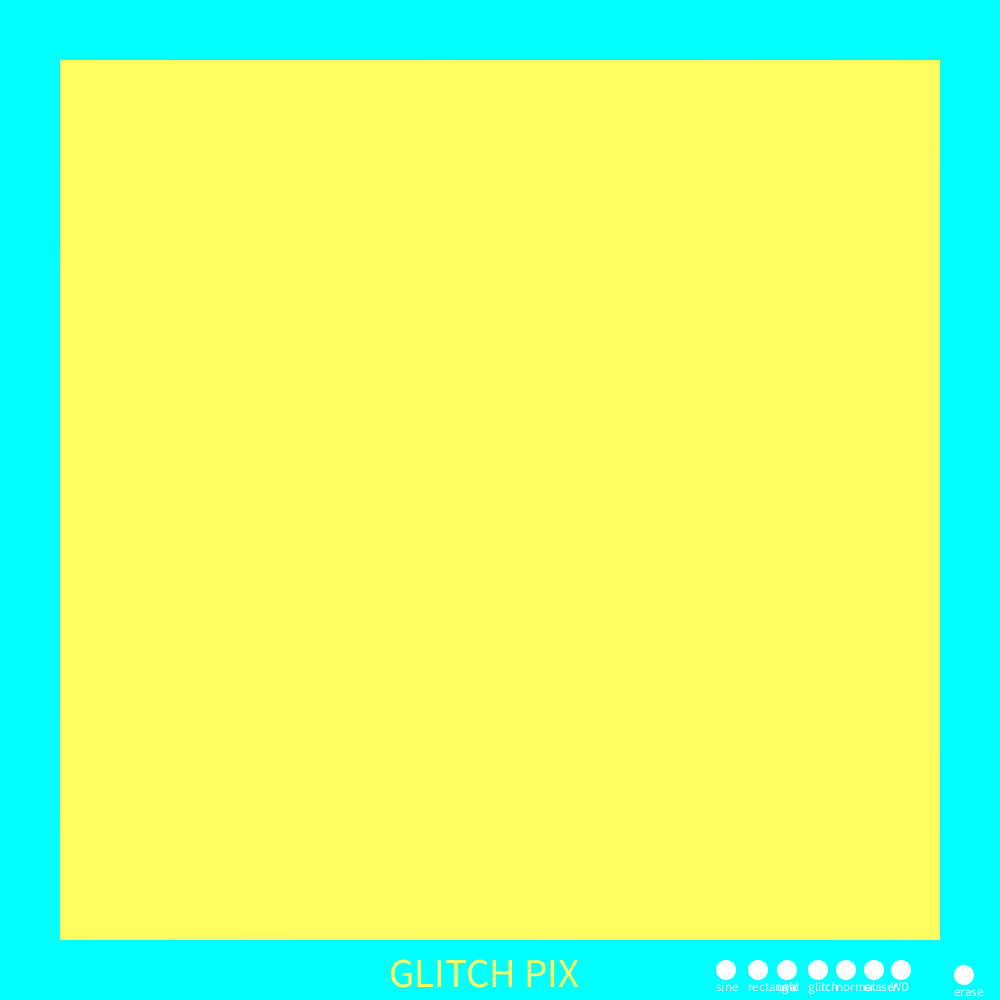
Frame 1 (no input)
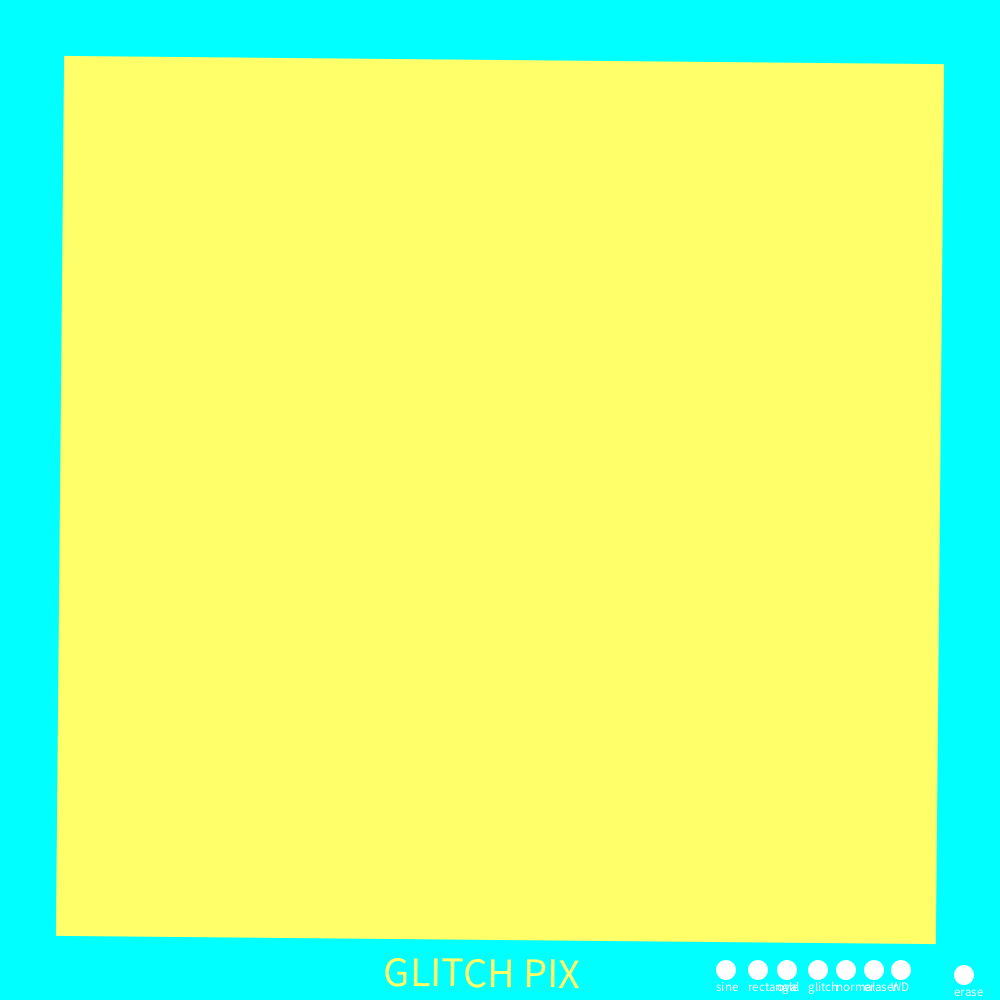
Frame 60 (the mouse pressed at the canvas centre just before this capture)
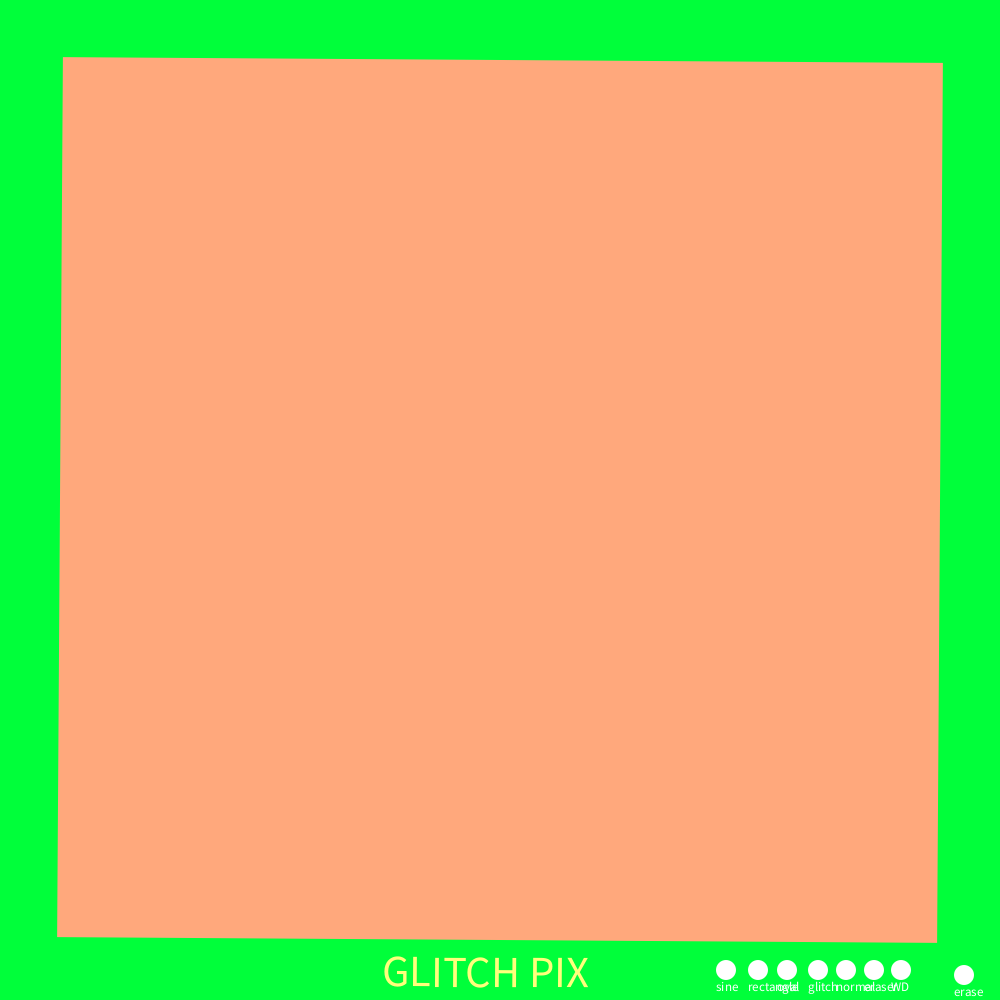
Frame 120 (the mouse held since frame 60 and released just before this capture)

The Processing sketch that drew these frames (run headless with seeded random() and noise(); from frame 60 on, the mouse is pressed at the canvas centre):

// Processing sketch: sketch_063_Davidsketch_240406aPixGlitch
// ── sketch_063_Davidsketch_240406aPixGlitch.pde
Draw p = new Draw();
PVector sel = new PVector(0, 0);
Button erase = new Button(964, 975, "erase");
Button eraser = new Button(874, 970, "eraser");
Button normal = new Button(846, 970, "normal");
Button glitch = new Button(818, 970, "glitch");
Button oval = new Button(787, 970, "oval");
Button rectangle = new Button(758, 970, "rectangle");
Button sine = new Button(726, 970, "sine");
Button WD = new Button(901, 970, "WD");


void setup() {
  size(1000, 1000);
  strokeCap(PROJECT);
}

void draw() {

  sel.set(mouseX, mouseY);
  background(255, 100*(1/sin(frameCount/189.09)), 100*(1/cos(frameCount/189.09)));


  pushMatrix();
  stroke(0);
  translate(500, 500);
  rotate(0.01*sin(2*frameCount/99.009));
  translate(-500, -500);

  p.pixelColor(color(255*norm(sin(frameCount/50.09),-1,1)));
  noStroke();
  fill(0, 255*(1/cos(frameCount/89.09)), 255*(1/tan(frameCount/89.09)));
  rect(0, -60, 960, 120);
  rect(940, -90, 120, 1202);
  rect(-60, 0, 120, 1202);
  rect(0, 940, 1202, 120);
  fill(255, 200*(1/sin(frameCount/189.09)), 100*(1/cos(frameCount/189.09)));
  textSize(40+20*abs(sin(5 *frameCount/99.09)));
  text("GLITCH PIX", 390+20*-abs(sin(5*frameCount/99.09)), 987);
  popMatrix();
  erase.position();
  eraser.position();
  normal.position();
  glitch.position();
  oval.position();
  rectangle.position();
  sine.position();
  WD.position();
}
class Button {
  PVector pos = new PVector(0, 0);
  float size = 20;
  String mode;
  boolean selected = false;
  Button(float x, float y, String z) {
    pos.set(x, y);
    mode = z;
  }
  void position() {
    if (pos.dist(sel)<size) {
      selected = true;

      fill(100);
    } else {
      selected = false;
      fill(255);
    }
    if (p.mode==mode) {
      fill(100);
    }
    circle(pos.x, pos.y, size);
    textSize(13);
    text(mode, pos.x-10, pos.y+21);
  }

  void activate() {
    if (selected) {
      if (mode == "erase") {
        p.erase();
      } else {
        p.mode = mode;
      }
    }
  }
}

void mouseClicked() {
  erase.activate();
  eraser.activate();
  normal.activate();
  glitch.activate();
  oval.activate();
  rectangle.activate();
  sine.activate();
  WD.activate();
}
void mouseDragged() {
  if (p.mode=="glitch") {
    p.draw = true;
  }
}
void mousePressed() {
  if (!(p.mode=="glitch")) {
    p.draw = true;
  }
}
void mouseReleased() {
  p.draw = false;
  p.fix();
}

void keyPressed() {
  p.mode = "u";
}

// ── Draw.pde
class Draw {
  StringList col= new StringList();
  StringList col2= new StringList();
  float size;
  boolean draw = false;
  FloatList line = new FloatList();
  FloatList line2 = new FloatList();
  FloatList lines = new FloatList();
  FloatList lines2 = new FloatList();
  FloatList elines = new FloatList();
  FloatList elines2 = new FloatList();
  boolean f = false;
  boolean f2 = true;
  boolean f3 = true;

  String mode = "";
  Draw() {
    erase();
  }

  void pixelColor(color x) {
    //drawing
    if (draw) {
      if (mode == "glitch") {
        col.append(hex(x));
        col.append(hex(x));

        lines2.append(mouseX);
        lines2.append(mouseY);

        lines.append(pmouseX);
        lines.append(pmouseY);
        if (f3 == true) {
          for (int i =0; i<18; i++) {
            lines.append(mouseX);
            lines.append(mouseY);
          }
          f3 = false;
        }
        f = true;
      }
      if ( mode == "normal") {
        col2.append(hex(x));
        col2.append(hex(x));

        line2.append(mouseX);
        line2.append(mouseY);

        line.append(pmouseX);
        line.append(pmouseY);
      }
      if ( mode == "eraser") {

        for (int i = 0; i<line2.size()-1; i++) {
          if (i%2==1) {
            //i have no idea why this works
          } else {
            if (mouseX>line2.get(i)&&mouseY>line2.get(i+1))
             col2.set(i, hex(color(255, 0)));
              //turns lines into dots
              //line2.set(i,line.get(i));
              //line2.set(i+1,line.get(i+1));
              //set to bgc before it changes
              //col2.set(i, hex(color(255, 100*(1/sin(frameCount/189.09)), 100*(1/cos(frameCount/189.09)))));
          }
        }
      }
    }

    //displaying drawn things

    //glitch lines
    strokeWeight(1);
    for (int i = 0; i<lines2.size()-1; i++) {
      if (i%2==1) {
        //i have no idea why this works
      } else {
        stroke(unhex(col.get(i)));
        line(lines.get(i), lines.get((i+1)), lines2.get(i), lines2.get((i+1)));
      }
    }

    //normal lines
    strokeWeight(4);
    for (int i = 0; i<line2.size()-1; i++) {
      if (i%2==1) {
        //i have no idea why this works
      } else {
        stroke(unhex(col2.get(i)));
        line(line.get(i), line.get((i+1)), line2.get(i), line2.get((i+1)));
      }
    }

    //eraser lines
    strokeWeight(24);
  }

  void erase() {
    lines.clear();
    lines2.clear();
    line.clear();
    line2.clear();
  }

  void fix() {
    if (mode == "glitch"&&f&&f2) {
      if (lines.size()>74) {
        for (int i = 1; i<37; i++) {
          lines.remove(lines.size()-i);
          f = false;
          f2 = false;
        }
      }
    }
    if (f2 == false) {
      f2 = true;
      f3 = true;
    }
  }
}
